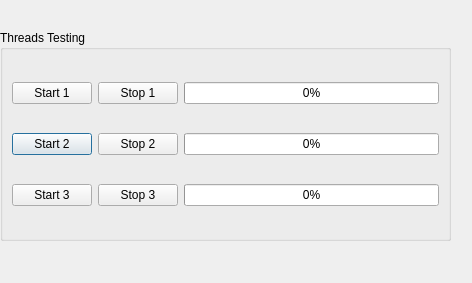
<?xml version="1.0" encoding="UTF-8"?>
<ui version="4.0">
 <class>Dialog</class>
 <widget class="QDialog" name="Dialog">
  <property name="geometry">
   <rect>
    <x>0</x>
    <y>0</y>
    <width>472</width>
    <height>283</height>
   </rect>
  </property>
  <property name="windowTitle">
   <string>Dialog</string>
  </property>
  <widget class="QGroupBox" name="groupBox">
   <property name="geometry">
    <rect>
     <x>0</x>
     <y>30</y>
     <width>451</width>
     <height>211</height>
    </rect>
   </property>
   <property name="title">
    <string>Threads Testing</string>
   </property>
   <layout class="QGridLayout" name="gridLayout">
    <item row="1" column="0">
     <widget class="QPushButton" name="start2">
      <property name="text">
       <string>Start 2</string>
      </property>
     </widget>
    </item>
    <item row="1" column="1">
     <widget class="QPushButton" name="stop2">
      <property name="text">
       <string>Stop 2</string>
      </property>
     </widget>
    </item>
    <item row="0" column="0">
     <widget class="QPushButton" name="start1">
      <property name="text">
       <string>Start 1</string>
      </property>
     </widget>
    </item>
    <item row="2" column="1">
     <widget class="QPushButton" name="stop3">
      <property name="text">
       <string>Stop 3</string>
      </property>
     </widget>
    </item>
    <item row="2" column="2">
     <widget class="QProgressBar" name="progressBar_3">
      <property name="value">
       <number>0</number>
      </property>
     </widget>
    </item>
    <item row="0" column="2">
     <widget class="QProgressBar" name="progressBar_1">
      <property name="value">
       <number>0</number>
      </property>
     </widget>
    </item>
    <item row="2" column="0">
     <widget class="QPushButton" name="start3">
      <property name="text">
       <string>Start 3</string>
      </property>
     </widget>
    </item>
    <item row="0" column="1">
     <widget class="QPushButton" name="stop1">
      <property name="text">
       <string>Stop 1</string>
      </property>
     </widget>
    </item>
    <item row="1" column="2">
     <widget class="QProgressBar" name="progressBar_2">
      <property name="value">
       <number>0</number>
      </property>
     </widget>
    </item>
   </layout>
  </widget>
 </widget>
 <resources/>
 <connections/>
</ui>
